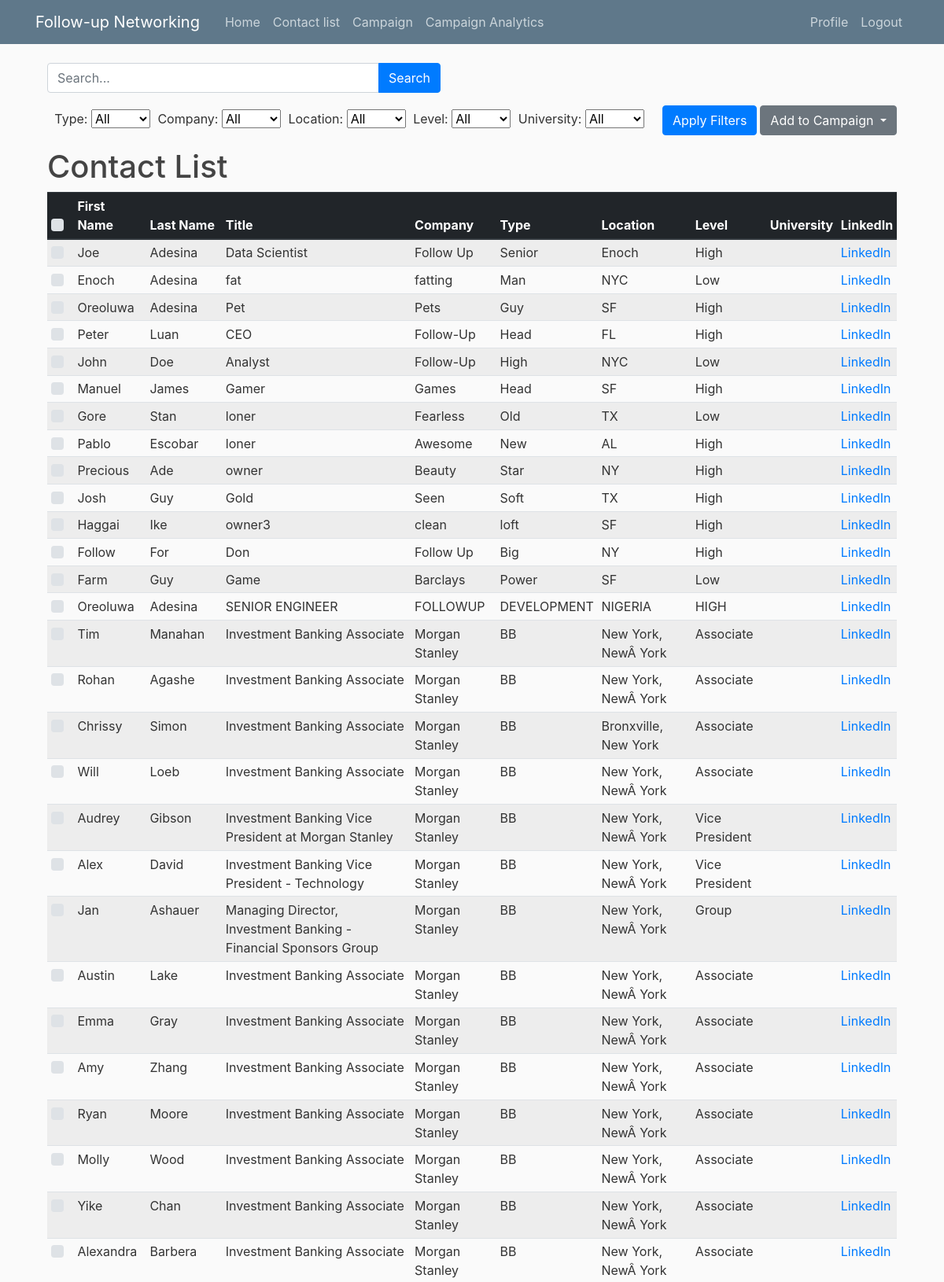
Screenshot of /contact-list/ (signed in, upper part) with the database file from the repository.
### contacts/models.py (models this page shows, shortened)
class Contact(models.Model):
    first_name = models.CharField(max_length=50, default='')
    last_name = models.CharField(max_length=50, default='')
    email = models.EmailField()
    title = models.CharField(max_length=100, default='')
    company = models.CharField(max_length=100, default='')
    type = models.CharField(max_length=100, default='')
    location = models.CharField(max_length=100, default='')
    level = models.CharField(max_length=100, default='')
    university = models.CharField(max_length=200, default='')
    linkedin = models.CharField(max_length=100, default='')
    class Meta:
        verbose_name = "Contact"

### contacts/views.py (the view, shortened to what this page needs)
# urls.py: path('contact-list/', views.contact_list, name='contact-list'),
@login_required
def contact_list(request):
    user_campaigns = Campaign.objects.filter(user=request.user)
    campaign_names = list(user_campaigns.values_list('name', flat=True))
    distinct_types = Contact.objects.order_by('type').values_list('type', flat=True).distinct()
    distinct_companies = Contact.objects.order_by('company').values_list('company', flat=True).distinct()
    distinct_locations = Contact.objects.order_by('location').values_list('location', flat=True).distinct()
    distinct_levels = Contact.objects.order_by('level').values_list('level', flat=True).distinct()
    distinct_university = Contact.objects.order_by('university').values_list('university', flat=True).distinct()
    contacts = Contact.objects.all()
    query = request.GET.get('q')
    type_filter = request.GET.get('typeFilter')
    company_filter = request.GET.get('companyFilter')
    location_filter = request.GET.get('locationFilter')
    level_filter = request.GET.get('levelFilter')
    university_filter = request.GET.get('universityFilter')
    filter_conditions = Q()
    if type_filter:
        filter_conditions &= Q(type__icontains=type_filter)
    if company_filter:
        filter_conditions &= Q(company__icontains=company_filter)
    if location_filter:
        filter_conditions &= Q(location__icontains=location_filter)
    if level_filter:
        filter_conditions &= Q(level__icontains=level_filter)
    if university_filter:
        filter_conditions &= Q(university__icontains=university_filter)
    contacts = contacts.filter(filter_conditions)
    items_per_page = 50
    page = request.GET.get('page', 1)
    paginator = Paginator(contacts, items_per_page)
    try:
        contacts = paginator.page(page)
    except PageNotAnInteger:
        contacts = paginator.page(1)
    except EmptyPage:
        contacts = paginator.page(paginator.num_pages)
    filter_params = {
        'typeFilter': type_filter,
        'companyFilter': company_filter,
        'locationFilter': location_filter,
        'levelFilter': level_filter,
        'universityFilter': university_filter,
    }
    return render(request, 'contact_list.html', {
        'contacts': contacts,
        'distinct_types': distinct_types,
        'distinct_companies': distinct_companies,
        'distinct_locations': distinct_locations,
        'distinct_levels': distinct_levels,
        'distinct_university': distinct_university,
        'campaign_names': campaign_names,
        'query': query,  # Pass the query to the template for display
        'filter_params': filter_params,  # Pass filter parameters to maintain consistency
    })

### contacts/templates/contact_list.html (shortened to what this page needs)
{% extends 'base.html' %}
{% block content %}
<div class="container mt-4">
    <form class="form-inline" id="searchForm" method="get" action="{% url 'contact-list' %}">
        <div class="input-group" style="width: 500px;">
            <input type="text" class="form-control" name="q" id="q" placeholder="Search...">
            <div class="input-group-append">
                <button type="submit" class="btn btn-primary">Search</button>
            </div>
        </div>
    </form>
    <form id="contactListForm" method="get" action="{% url 'contact-list' %}">
        <div class="d-flex justify-content-end mt-3 mb-3">
            <div class="filter-menu">
                <label for="typeFilter">Type:</label>
                <select id="typeFilter">
                    <option value="">All</option>
                </select>
                <label for="companyFilter">Company:</label>
                <select id="companyFilter">
                    <option value="">All</option>
                </select>
                <label for="locationFilter">Location:</label>
                <select id="locationFilter">
                    <option value="">All</option>
                </select>
                <label for="levelFilter">Level:</label>
                <select id="levelFilter">
                    <option value="">All</option>
                </select>
                <label for="universityFilter">University:</label>
                <select id="universityFilter">
                    <option value="">All</option>
                </select>
                <button id="applyFilterButton" class="btn btn-primary">Apply Filters</button>
            </div>
            <div class="ml-1">
                <div class="dropdown">
                    <button class="btn btn-secondary dropdown-toggle" type="button" id="addCampaignDropdown" data-toggle="dropdown" aria-haspopup="true" aria-expanded="false">
                        Add to Campaign
                    </button>
                </div>
            </div>
        </div>
        <h1>Contact List</h1>
        <table class="table table-striped table-sm">
            <thead class="thead-dark">
                <tr>
                    <th scope="col">
                        <div class="text-center">
                            <div class="custom-control custom-checkbox">
                            </div>
                        </div>
                    </th>
                    <th scope="col">First Name</th>
                    <th scope="col">Last Name</th>
                    <th scope="col">Title</th>
                    <th scope="col">Company</th>
                    <th scope="col">Type</th>
                    <th scope="col">Location</th>
                    <th scope="col">Level</th>
                    <th scope="col">University</th>
                    <th scope="col">LinkedIn</th>
                </tr>
            </thead>
            <tbody id="contactTableBody">
                {% for contact in contacts %}
                <tr class="contact-row" data-id="{{ contact.id }}">
                    <td>
                        <div class="text-center">
                            <div class="custom-control custom-checkbox">
                            </div>
                        </div>
                    </td>
                    <td>{{ contact.first_name }}</td>
                    <td>{{ contact.last_name }}</td>
                    <td>{{ contact.title }}</td>
                    <td>{{ contact.company }}</td>
                    <td>{{ contact.type }}</td>
                    <td>{{ contact.location }}</td>
                    <td>{{ contact.level }}</td>
                    <td>{{ contact.university }}</td>
                    <td><a href="{{ contact.linkedin }}" target="_blank">LinkedIn</a></td>
                </tr>
                {% endfor %}
            </tbody>
        </table>
    </form>
</div>
{% endblock %}

### contacts/static/main.css (style rules this page uses)
body { background: #fafafa; color: #333333; margin-top: 5rem; }
h1, h2, h3, h4, h5, h6 { color: #444444; }

### contacts/templates/contact_list.html (style rules this page uses)
.filter-menu select { width: 75px; margin-right: 5px; }

### rows the page displays
Contact: first_name "Joe", last_name "Adesina", title "Data Scientist", company "Follow Up", type "Senior", location "Enoch", level "High"
Contact: first_name "Enoch", last_name "Adesina", title "fat", company "fatting", type "Man", location "NYC", level "Low"
Contact: first_name "Oreoluwa", last_name "Adesina", title "Pet", company "Pets", type "Guy", location "SF", level "High"
Contact: first_name "Peter", last_name "Luan", title "CEO", company "Follow-Up", type "Head", location "FL", level "High"
Contact: first_name "John", last_name "Doe", title "Analyst", company "Follow-Up", type "High", location "NYC", level "Low"
Contact: first_name "Manuel", last_name "James", title "Gamer", company "Games", type "Head", location "SF", level "High"
Contact: first_name "Gore", last_name "Stan", title "loner", company "Fearless", type "Old", location "TX", level "Low"
Contact: first_name "Pablo", last_name "Escobar", title "loner", company "Awesome", type "New", location "AL", level "High"
Contact: first_name "Precious", last_name "Ade", title "owner", company "Beauty", type "Star", location "NY", level "High"
Contact: first_name "Josh", last_name "Guy", title "Gold", company "Seen", type "Soft", location "TX", level "High"
Contact: first_name "Haggai", last_name "Ike", title "owner3", company "clean", type "loft", location "SF", level "High"
Contact: first_name "Follow", last_name "For", title "Don", company "Follow Up", type "Big", location "NY", level "High"
Contact: first_name "Farm", last_name "Guy", title "Game", company "Barclays", type "Power", location "SF", level "Low"
Contact: first_name "Oreoluwa", last_name "Adesina", title "SENIOR ENGINEER", company "FOLLOWUP", type "DEVELOPMENT", location "NIGERIA", level "HIGH"
Contact: first_name "Tim", last_name "Manahan", title "Investment Banking Associate", company "Morgan Stanley", type "BB", location "New York, NewÂ York", level "Associate"
Contact: first_name "Rohan", last_name "Agashe", title "Investment Banking Associate", company "Morgan Stanley", type "BB", location "New York, NewÂ York", level "Associate"
Contact: first_name "Chrissy", last_name "Simon", title "Investment Banking Associate", company "Morgan Stanley", type "BB", location "Bronxville, New York", level "Associate"
Contact: first_name "Will", last_name "Loeb", title "Investment Banking Associate", company "Morgan Stanley", type "BB", location "New York, NewÂ York", level "Associate"
Contact: first_name "Audrey", last_name "Gibson", title "Investment Banking Vice President at Morgan Stanley", company "Morgan Stanley", type "BB", location "New York, NewÂ York", level "Vice President"
Contact: first_name "Alex", last_name "David", title "Investment Banking Vice President - Technology", company "Morgan Stanley", type "BB", location "New York, NewÂ York", level "Vice President"
Contact: first_name "Jan", last_name "Ashauer", title "Managing Director, Investment Banking - Financial Sponsors Group", company "Morgan Stanley", type "BB", location "New York, NewÂ York", level "Group"
Contact: first_name "Austin", last_name "Lake", title "Investment Banking Associate", company "Morgan Stanley", type "BB", location "New York, NewÂ York", level "Associate"
Contact: first_name "Emma", last_name "Gray", title "Investment Banking Associate", company "Morgan Stanley", type "BB", location "New York, NewÂ York", level "Associate"
Contact: first_name "Amy", last_name "Zhang", title "Investment Banking Associate", company "Morgan Stanley", type "BB", location "New York, NewÂ York", level "Associate"
Contact: first_name "Ryan", last_name "Moore", title "Investment Banking Associate", company "Morgan Stanley", type "BB", location "New York, NewÂ York", level "Associate"
Contact: first_name "Molly", last_name "Wood", title "Investment Banking Associate", company "Morgan Stanley", type "BB", location "New York, NewÂ York", level "Associate"
Contact: first_name "Yike", last_name "Chan", title "Investment Banking Associate", company "Morgan Stanley", type "BB", location "New York, NewÂ York", level "Associate"
Contact: first_name "Alexandra", last_name "Barbera", title "Investment Banking Associate", company "Morgan Stanley", type "BB", location "New York, NewÂ York", level "Associate"
